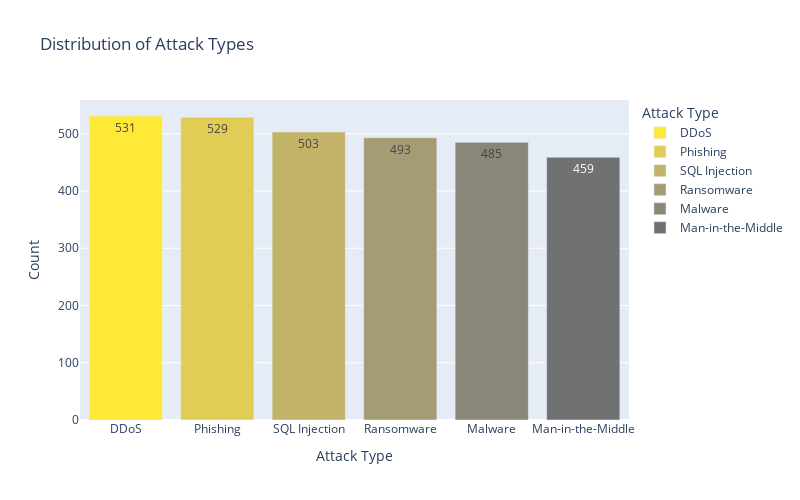

Source (notebook cell):
### Code cell
attack_counts = df['Attack Type'].value_counts().reset_index()
attack_counts.columns = ['Attack Type', 'Count']

fig = px.bar(
    attack_counts, 
    x='Attack Type', 
    y='Count',
    title='Distribution of Attack Types',
    color='Attack Type',
    text_auto=True,
    width=800,
    height=500,
    color_discrete_sequence=px.colors.sequential.Cividis_r

)

fig.show()

### Figure 1 — Plotly figure (JSON) as saved in the notebook; plotly's stock layout.template omitted (floating-point values rounded to 4 significant figures)
{"data": [{"hovertemplate": "Attack Type=%{x}<br>Count=%{y}<extra></extra>", "legendgroup": "DDoS", "marker": {"color": "#fee838", "pattern": {"shape": ""}}, "name": "DDoS", "orientation": "v", "showlegend": true, "textposition": "auto", "texttemplate": "%{y}", "type": "bar", "x": ["DDoS"], "xaxis": "x", "y": [531], "yaxis": "y"}, {"hovertemplate": "Attack Type=%{x}<br>Count=%{y}<extra></extra>", "legendgroup": "Phishing", "marker": {"color": "#e1cc55", "pattern": {"shape": ""}}, "name": "Phishing", "orientation": "v", "showlegend": true, "textposition": "auto", "texttemplate": "%{y}", "type": "bar", "x": ["Phishing"], "xaxis": "x", "y": [529], "yaxis": "y"}, {"hovertemplate": "Attack Type=%{x}<br>Count=%{y}<extra></extra>", "legendgroup": "SQL Injection", "marker": {"color": "#c3b369", "pattern": {"shape": ""}}, "name": "SQL Injection", "orientation": "v", "showlegend": true, "textposition": "auto", "texttemplate": "%{y}", "type": "bar", "x": ["SQL Injection"], "xaxis": "x", "y": [503], "yaxis": "y"}, {"hovertemplate": "Attack Type=%{x}<br>Count=%{y}<extra></extra>", "legendgroup": "Ransomware", "marker": {"color": "#a59c74", "pattern": {"shape": ""}}, "name": "Ransomware", "orientation": "v", "showlegend": true, "textposition": "auto", "texttemplate": "%{y}", "type": "bar", "x": ["Ransomware"], "xaxis": "x", "y": [493], "yaxis": "y"}, {"hovertemplate": "Attack Type=%{x}<br>Count=%{y}<extra></extra>", "legendgroup": "Malware", "marker": {"color": "#8a8678", "pattern": {"shape": ""}}, "name": "Malware", "orientation": "v", "showlegend": true, "textposition": "auto", "texttemplate": "%{y}", "type": "bar", "x": ["Malware"], "xaxis": "x", "y": [485], "yaxis": "y"}, {"hovertemplate": "Attack Type=%{x}<br>Count=%{y}<extra></extra>", "legendgroup": "Man-in-the-Middle", "marker": {"color": "#707173", "pattern": {"shape": ""}}, "name": "Man-in-the-Middle", "orientation": "v", "showlegend": true, "textposition": "auto", "texttemplate": "%{y}", "type": "bar", "x": ["Man-in-the-Middle"], "xaxis": "x", "y": [459], "yaxis": "y"}], "layout": {"barmode": "relative", "height": 500, "legend": {"title": {"text": "Attack Type"}, "tracegroupgap": 0}, "title": {"text": "Distribution of Attack Types"}, "width": 800, "xaxis": {"anchor": "y", "categoryarray": ["DDoS", "Phishing", "SQL Injection", "Ransomware", "Malware", "Man-in-the-Middle"], "categoryorder": "array", "domain": [0, 1], "title": {"text": "Attack Type"}}, "yaxis": {"anchor": "x", "domain": [0, 1], "title": {"text": "Count"}}}}
